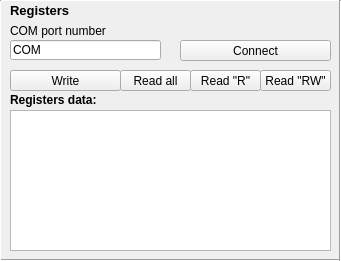
   <widget class="QWidget" name="widget" native="true">
    <property name="geometry">
     <rect>
      <x>270</x>
      <y>230</y>
      <width>341</width>
      <height>261</height>
     </rect>
    </property>
    <property name="sizeIncrement">
     <size>
      <width>0</width>
      <height>0</height>
     </size>
    </property>
    <property name="styleSheet">
     <string notr="true"/>
    </property>
    <widget class="QPushButton" name="com_read_r_butt">
     <property name="geometry">
      <rect>
       <x>190</x>
       <y>70</y>
       <width>71</width>
       <height>21</height>
      </rect>
     </property>
     <property name="text">
      <string>Read &quot;R&quot;</string>
     </property>
    </widget>
    <widget class="QLabel" name="label_20">
     <property name="geometry">
      <rect>
       <x>10</x>
       <y>21</y>
       <width>111</width>
       <height>20</height>
      </rect>
     </property>
     <property name="text">
      <string>COM port number</string>
     </property>
    </widget>
    <widget class="QLabel" name="label_19">
     <property name="geometry">
      <rect>
       <x>10</x>
       <y>0</y>
       <width>101</width>
       <height>21</height>
      </rect>
     </property>
     <property name="font">
      <font>
       <pointsize>10</pointsize>
       <weight>75</weight>
       <bold>true</bold>
      </font>
     </property>
     <property name="text">
      <string>Registers</string>
     </property>
     <property name="textFormat">
      <enum>Qt::AutoText</enum>
     </property>
     <property name="wordWrap">
      <bool>false</bool>
     </property>
    </widget>
    <widget class="QPushButton" name="com_write_butt">
     <property name="geometry">
      <rect>
       <x>10</x>
       <y>70</y>
       <width>111</width>
       <height>21</height>
      </rect>
     </property>
     <property name="text">
      <string>Write</string>
     </property>
    </widget>
    <widget class="QPushButton" name="com_read_rw_butt">
     <property name="geometry">
      <rect>
       <x>260</x>
       <y>70</y>
       <width>71</width>
       <height>21</height>
      </rect>
     </property>
     <property name="text">
      <string>Read &quot;RW&quot;</string>
     </property>
    </widget>
    <widget class="QPushButton" name="com_read_all_butt">
     <property name="geometry">
      <rect>
       <x>120</x>
       <y>70</y>
       <width>71</width>
       <height>21</height>
      </rect>
     </property>
     <property name="text">
      <string>Read all</string>
     </property>
    </widget>
    <widget class="QPlainTextEdit" name="regs_plain_text">
     <property name="geometry">
      <rect>
       <x>10</x>
       <y>110</y>
       <width>321</width>
       <height>141</height>
      </rect>
     </property>
     <property name="readOnly">
      <bool>true</bool>
     </property>
    </widget>
    <widget class="QLabel" name="label_478">
     <property name="geometry">
      <rect>
       <x>10</x>
       <y>90</y>
       <width>101</width>
       <height>20</height>
      </rect>
     </property>
     <property name="font">
      <font>
       <weight>75</weight>
       <bold>true</bold>
      </font>
     </property>
     <property name="text">
      <string>Registers data:</string>
     </property>
    </widget>
    <widget class="QPushButton" name="com_conn_butt">
     <property name="geometry">
      <rect>
       <x>180</x>
       <y>40</y>
       <width>151</width>
       <height>21</height>
      </rect>
     </property>
     <property name="text">
      <string>Connect</string>
     </property>
    </widget>
    <widget class="QLineEdit" name="com_addr">
     <property name="geometry">
      <rect>
       <x>10</x>
       <y>40</y>
       <width>151</width>
       <height>20</height>
      </rect>
     </property>
     <property name="text">
      <string>COM</string>
     </property>
    </widget>
    <widget class="Line" name="line_10">
     <property name="geometry">
      <rect>
       <x>0</x>
       <y>-10</y>
       <width>341</width>
       <height>21</height>
      </rect>
     </property>
     <property name="orientation">
      <enum>Qt::Horizontal</enum>
     </property>
    </widget>
    <widget class="Line" name="line_11">
     <property name="geometry">
      <rect>
       <x>0</x>
       <y>250</y>
       <width>341</width>
       <height>21</height>
      </rect>
     </property>
     <property name="orientation">
      <enum>Qt::Horizontal</enum>
     </property>
    </widget>
    <widget class="Line" name="line_12">
     <property name="geometry">
      <rect>
       <x>330</x>
       <y>0</y>
       <width>20</width>
       <height>261</height>
      </rect>
     </property>
     <property name="orientation">
      <enum>Qt::Vertical</enum>
     </property>
    </widget>
    <widget class="Line" name="line_13">
     <property name="geometry">
      <rect>
       <x>-10</x>
       <y>0</y>
       <width>20</width>
       <height>261</height>
      </rect>
     </property>
     <property name="orientation">
      <enum>Qt::Vertical</enum>
     </property>
    </widget>
   </widget>
